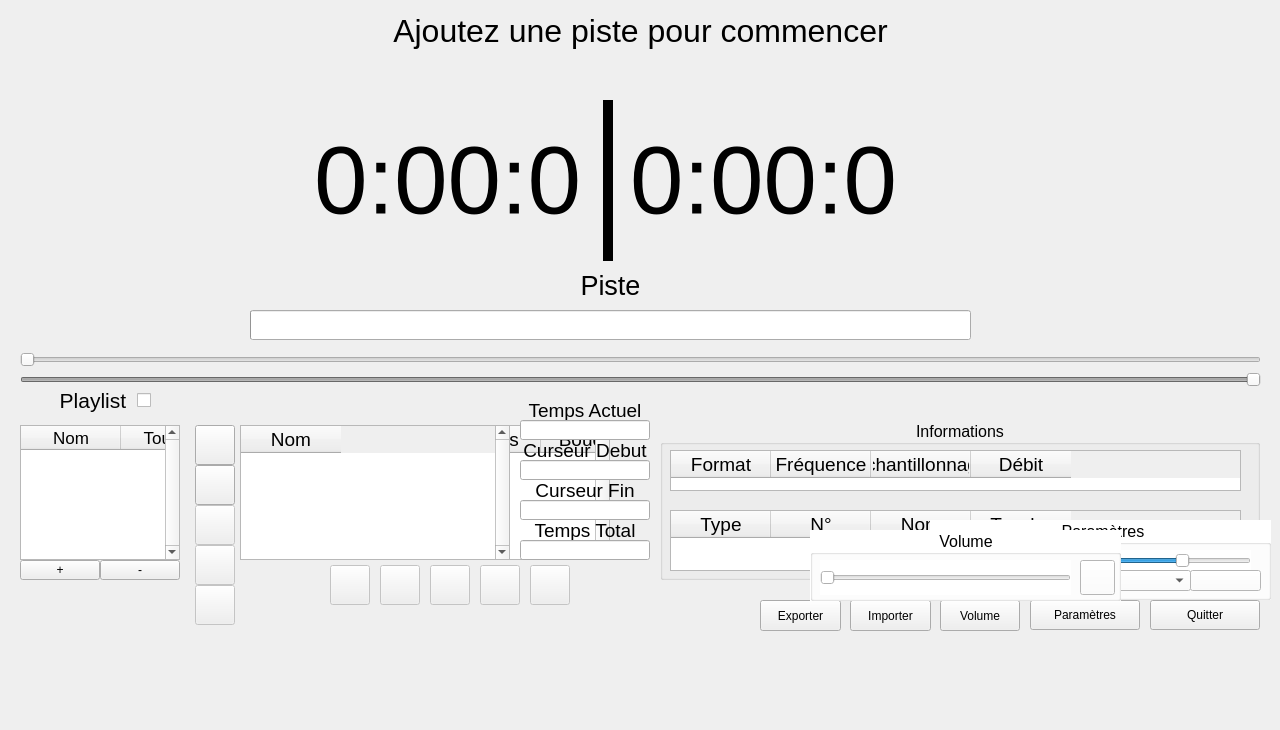
<?xml version="1.0" encoding="UTF-8"?>
<ui version="4.0">
 <class>MainWindow</class>
 <widget class="QMainWindow" name="MainWindow">
  <property name="geometry">
   <rect>
    <x>0</x>
    <y>0</y>
    <width>1280</width>
    <height>730</height>
   </rect>
  </property>
  <property name="minimumSize">
   <size>
    <width>1280</width>
    <height>730</height>
   </size>
  </property>
  <property name="maximumSize">
   <size>
    <width>16777215</width>
    <height>16777215</height>
   </size>
  </property>
  <property name="windowTitle">
   <string>Audio Boucler v1.03</string>
  </property>
  <widget class="QWidget" name="centralWidget">
   <widget class="QPushButton" name="pushButton_Lecture">
    <property name="enabled">
     <bool>false</bool>
    </property>
    <property name="geometry">
     <rect>
      <x>380</x>
      <y>565</y>
      <width>40</width>
      <height>40</height>
     </rect>
    </property>
    <property name="toolTip">
     <string>Lecture</string>
    </property>
    <property name="text">
     <string/>
    </property>
    <property name="icon">
     <iconset resource="application.qrc">
      <normaloff>:/Icon/Play.png</normaloff>:/Icon/Play.png</iconset>
    </property>
    <property name="iconSize">
     <size>
      <width>20</width>
      <height>20</height>
     </size>
    </property>
   </widget>
   <widget class="QPushButton" name="pushButton_Ajouter">
    <property name="geometry">
     <rect>
      <x>195</x>
      <y>425</y>
      <width>40</width>
      <height>40</height>
     </rect>
    </property>
    <property name="toolTip">
     <string>Ajouter des pistes</string>
    </property>
    <property name="text">
     <string/>
    </property>
    <property name="icon">
     <iconset resource="application.qrc">
      <normaloff>:/Icon/Ajout musique.png</normaloff>:/Icon/Ajout musique.png</iconset>
    </property>
    <property name="iconSize">
     <size>
      <width>30</width>
      <height>30</height>
     </size>
    </property>
   </widget>
   <widget class="QPushButton" name="pushButton_Quitter">
    <property name="geometry">
     <rect>
      <x>1150</x>
      <y>600</y>
      <width>110</width>
      <height>30</height>
     </rect>
    </property>
    <property name="toolTip">
     <string>Quitter</string>
    </property>
    <property name="text">
     <string>Quitter</string>
    </property>
   </widget>
   <widget class="QGroupBox" name="groupBox_Informations">
    <property name="geometry">
     <rect>
      <x>660</x>
      <y>420</y>
      <width>600</width>
      <height>160</height>
     </rect>
    </property>
    <property name="font">
     <font>
      <pointsize>12</pointsize>
     </font>
    </property>
    <property name="title">
     <string>Informations</string>
    </property>
    <property name="alignment">
     <set>Qt::AlignCenter</set>
    </property>
    <widget class="QTableWidget" name="tableWidget_Info">
     <property name="geometry">
      <rect>
       <x>10</x>
       <y>30</y>
       <width>571</width>
       <height>41</height>
      </rect>
     </property>
     <property name="font">
      <font>
       <pointsize>14</pointsize>
      </font>
     </property>
     <property name="verticalScrollBarPolicy">
      <enum>Qt::ScrollBarAlwaysOff</enum>
     </property>
     <property name="horizontalScrollBarPolicy">
      <enum>Qt::ScrollBarAlwaysOff</enum>
     </property>
     <property name="editTriggers">
      <set>QAbstractItemView::NoEditTriggers</set>
     </property>
     <property name="selectionMode">
      <enum>QAbstractItemView::NoSelection</enum>
     </property>
     <column>
      <property name="text">
       <string>Format</string>
      </property>
     </column>
     <column>
      <property name="text">
       <string>Fréquence</string>
      </property>
     </column>
     <column>
      <property name="text">
       <string>Echantillonnage</string>
      </property>
     </column>
     <column>
      <property name="text">
       <string>Débit</string>
      </property>
     </column>
    </widget>
    <widget class="QTableWidget" name="tableWidget_Touches">
     <property name="geometry">
      <rect>
       <x>10</x>
       <y>90</y>
       <width>571</width>
       <height>61</height>
      </rect>
     </property>
     <property name="font">
      <font>
       <pointsize>14</pointsize>
      </font>
     </property>
     <property name="horizontalScrollBarPolicy">
      <enum>Qt::ScrollBarAlwaysOff</enum>
     </property>
     <property name="editTriggers">
      <set>QAbstractItemView::NoEditTriggers</set>
     </property>
     <property name="selectionMode">
      <enum>QAbstractItemView::NoSelection</enum>
     </property>
     <attribute name="horizontalHeaderHighlightSections">
      <bool>false</bool>
     </attribute>
     <column>
      <property name="text">
       <string>Type</string>
      </property>
     </column>
     <column>
      <property name="text">
       <string>N°</string>
      </property>
     </column>
     <column>
      <property name="text">
       <string>Nom</string>
      </property>
     </column>
     <column>
      <property name="text">
       <string>Touche</string>
      </property>
     </column>
    </widget>
    <zorder>tableWidget_Touches</zorder>
    <zorder>tableWidget_Info</zorder>
   </widget>
   <widget class="QPushButton" name="pushButton_Stop">
    <property name="enabled">
     <bool>false</bool>
    </property>
    <property name="geometry">
     <rect>
      <x>480</x>
      <y>565</y>
      <width>40</width>
      <height>40</height>
     </rect>
    </property>
    <property name="toolTip">
     <string>Stop</string>
    </property>
    <property name="text">
     <string/>
    </property>
    <property name="icon">
     <iconset resource="application.qrc">
      <normaloff>:/Icon/Stop.png</normaloff>:/Icon/Stop.png</iconset>
    </property>
    <property name="iconSize">
     <size>
      <width>20</width>
      <height>20</height>
     </size>
    </property>
   </widget>
   <widget class="QLabel" name="label_Titre">
    <property name="geometry">
     <rect>
      <x>0</x>
      <y>0</y>
      <width>1281</width>
      <height>61</height>
     </rect>
    </property>
    <property name="font">
     <font>
      <pointsize>24</pointsize>
     </font>
    </property>
    <property name="text">
     <string>Ajoutez une piste pour commencer</string>
    </property>
    <property name="alignment">
     <set>Qt::AlignCenter</set>
    </property>
   </widget>
   <widget class="QSlider" name="horizontalSlider_debut">
    <property name="enabled">
     <bool>false</bool>
    </property>
    <property name="geometry">
     <rect>
      <x>20</x>
      <y>350</y>
      <width>1241</width>
      <height>20</height>
     </rect>
    </property>
    <property name="minimum">
     <number>0</number>
    </property>
    <property name="maximum">
     <number>10000</number>
    </property>
    <property name="orientation">
     <enum>Qt::Horizontal</enum>
    </property>
   </widget>
   <widget class="QSlider" name="horizontalSlider_fin">
    <property name="enabled">
     <bool>false</bool>
    </property>
    <property name="geometry">
     <rect>
      <x>20</x>
      <y>370</y>
      <width>1241</width>
      <height>20</height>
     </rect>
    </property>
    <property name="minimum">
     <number>0</number>
    </property>
    <property name="maximum">
     <number>10000</number>
    </property>
    <property name="value">
     <number>10000</number>
    </property>
    <property name="orientation">
     <enum>Qt::Horizontal</enum>
    </property>
   </widget>
   <widget class="QTableWidget" name="tableWidget_Pistes">
    <property name="geometry">
     <rect>
      <x>240</x>
      <y>425</y>
      <width>370</width>
      <height>135</height>
     </rect>
    </property>
    <property name="font">
     <font>
      <pointsize>14</pointsize>
     </font>
    </property>
    <property name="verticalScrollBarPolicy">
     <enum>Qt::ScrollBarAlwaysOn</enum>
    </property>
    <property name="horizontalScrollBarPolicy">
     <enum>Qt::ScrollBarAlwaysOff</enum>
    </property>
    <property name="cornerButtonEnabled">
     <bool>false</bool>
    </property>
    <attribute name="horizontalHeaderHighlightSections">
     <bool>false</bool>
    </attribute>
    <column>
     <property name="text">
      <string>Nom</string>
     </property>
    </column>
    <column>
     <property name="text">
      <string>Touche</string>
     </property>
    </column>
    <column>
     <property name="text">
      <string>Temps</string>
     </property>
    </column>
    <column>
     <property name="text">
      <string>Boucler</string>
     </property>
    </column>
   </widget>
   <widget class="QPushButton" name="pushButton_Supprimer">
    <property name="enabled">
     <bool>false</bool>
    </property>
    <property name="geometry">
     <rect>
      <x>195</x>
      <y>585</y>
      <width>40</width>
      <height>40</height>
     </rect>
    </property>
    <property name="toolTip">
     <string>Supprimer</string>
    </property>
    <property name="text">
     <string/>
    </property>
    <property name="icon">
     <iconset resource="application.qrc">
      <normaloff>:/Icon/Supprimer.png</normaloff>:/Icon/Supprimer.png</iconset>
    </property>
    <property name="iconSize">
     <size>
      <width>30</width>
      <height>30</height>
     </size>
    </property>
   </widget>
   <widget class="QWidget" name="widget_G" native="true">
    <property name="geometry">
     <rect>
      <x>10</x>
      <y>60</y>
      <width>0</width>
      <height>280</height>
     </rect>
    </property>
    <property name="styleSheet">
     <string notr="true">background-color: grey;</string>
    </property>
   </widget>
   <widget class="QWidget" name="widget_D" native="true">
    <property name="geometry">
     <rect>
      <x>1260</x>
      <y>70</y>
      <width>0</width>
      <height>280</height>
     </rect>
    </property>
    <property name="styleSheet">
     <string notr="true">background-color: grey;</string>
    </property>
   </widget>
   <widget class="QPushButton" name="pushButton_Monter">
    <property name="enabled">
     <bool>false</bool>
    </property>
    <property name="geometry">
     <rect>
      <x>195</x>
      <y>505</y>
      <width>40</width>
      <height>40</height>
     </rect>
    </property>
    <property name="toolTip">
     <string>Monter la piste</string>
    </property>
    <property name="text">
     <string/>
    </property>
    <property name="icon">
     <iconset resource="application.qrc">
      <normaloff>:/Icon/Monter.png</normaloff>:/Icon/Monter.png</iconset>
    </property>
    <property name="iconSize">
     <size>
      <width>25</width>
      <height>25</height>
     </size>
    </property>
   </widget>
   <widget class="QPushButton" name="pushButton_Descendre">
    <property name="enabled">
     <bool>false</bool>
    </property>
    <property name="geometry">
     <rect>
      <x>195</x>
      <y>545</y>
      <width>40</width>
      <height>40</height>
     </rect>
    </property>
    <property name="toolTip">
     <string>Descendre la piste</string>
    </property>
    <property name="text">
     <string/>
    </property>
    <property name="icon">
     <iconset resource="application.qrc">
      <normaloff>:/Icon/Descendre.png</normaloff>:/Icon/Descendre.png</iconset>
    </property>
    <property name="iconSize">
     <size>
      <width>25</width>
      <height>25</height>
     </size>
    </property>
   </widget>
   <widget class="QTableWidget" name="tableWidget_Playlist">
    <property name="geometry">
     <rect>
      <x>20</x>
      <y>425</y>
      <width>160</width>
      <height>135</height>
     </rect>
    </property>
    <property name="font">
     <font>
      <pointsize>13</pointsize>
     </font>
    </property>
    <property name="verticalScrollBarPolicy">
     <enum>Qt::ScrollBarAlwaysOn</enum>
    </property>
    <property name="horizontalScrollBarPolicy">
     <enum>Qt::ScrollBarAlwaysOff</enum>
    </property>
    <column>
     <property name="text">
      <string>Nom</string>
     </property>
    </column>
    <column>
     <property name="text">
      <string>Touche</string>
     </property>
    </column>
    <column>
     <property name="text">
      <string>Boucler</string>
     </property>
    </column>
   </widget>
   <widget class="QPushButton" name="pushButton_nouvellePlaylist">
    <property name="geometry">
     <rect>
      <x>20</x>
      <y>560</y>
      <width>80</width>
      <height>20</height>
     </rect>
    </property>
    <property name="toolTip">
     <string>Ajouter une playlist</string>
    </property>
    <property name="text">
     <string>+</string>
    </property>
   </widget>
   <widget class="QPushButton" name="pushButton_Precedent">
    <property name="enabled">
     <bool>false</bool>
    </property>
    <property name="geometry">
     <rect>
      <x>330</x>
      <y>565</y>
      <width>40</width>
      <height>40</height>
     </rect>
    </property>
    <property name="toolTip">
     <string>Précédent</string>
    </property>
    <property name="text">
     <string/>
    </property>
    <property name="icon">
     <iconset resource="application.qrc">
      <normaloff>:/Icon/Précédent.png</normaloff>:/Icon/Précédent.png</iconset>
    </property>
    <property name="iconSize">
     <size>
      <width>20</width>
      <height>20</height>
     </size>
    </property>
   </widget>
   <widget class="QPushButton" name="pushButton_Suivant">
    <property name="enabled">
     <bool>false</bool>
    </property>
    <property name="geometry">
     <rect>
      <x>530</x>
      <y>565</y>
      <width>40</width>
      <height>40</height>
     </rect>
    </property>
    <property name="toolTip">
     <string>Suivant</string>
    </property>
    <property name="text">
     <string/>
    </property>
    <property name="icon">
     <iconset resource="application.qrc">
      <normaloff>:/Icon/Suivant.png</normaloff>:/Icon/Suivant.png</iconset>
    </property>
    <property name="iconSize">
     <size>
      <width>20</width>
      <height>20</height>
     </size>
    </property>
   </widget>
   <widget class="QLabel" name="label_tempsActuel">
    <property name="geometry">
     <rect>
      <x>520</x>
      <y>400</y>
      <width>130</width>
      <height>20</height>
     </rect>
    </property>
    <property name="font">
     <font>
      <pointsize>14</pointsize>
     </font>
    </property>
    <property name="text">
     <string>Temps Actuel</string>
    </property>
    <property name="alignment">
     <set>Qt::AlignCenter</set>
    </property>
   </widget>
   <widget class="QLabel" name="label_cursDebut">
    <property name="geometry">
     <rect>
      <x>520</x>
      <y>440</y>
      <width>130</width>
      <height>20</height>
     </rect>
    </property>
    <property name="font">
     <font>
      <pointsize>14</pointsize>
     </font>
    </property>
    <property name="text">
     <string>Curseur Debut</string>
    </property>
    <property name="alignment">
     <set>Qt::AlignCenter</set>
    </property>
   </widget>
   <widget class="QLabel" name="label_cursFin">
    <property name="geometry">
     <rect>
      <x>520</x>
      <y>480</y>
      <width>130</width>
      <height>20</height>
     </rect>
    </property>
    <property name="font">
     <font>
      <pointsize>14</pointsize>
     </font>
    </property>
    <property name="text">
     <string>Curseur Fin</string>
    </property>
    <property name="alignment">
     <set>Qt::AlignCenter</set>
    </property>
   </widget>
   <widget class="QLabel" name="label_tempsTotal">
    <property name="geometry">
     <rect>
      <x>520</x>
      <y>520</y>
      <width>130</width>
      <height>20</height>
     </rect>
    </property>
    <property name="font">
     <font>
      <pointsize>14</pointsize>
     </font>
    </property>
    <property name="text">
     <string>Temps Total</string>
    </property>
    <property name="alignment">
     <set>Qt::AlignCenter</set>
    </property>
   </widget>
   <widget class="QPushButton" name="pushButton_supprimerPlaylist">
    <property name="geometry">
     <rect>
      <x>100</x>
      <y>560</y>
      <width>80</width>
      <height>20</height>
     </rect>
    </property>
    <property name="toolTip">
     <string>Supprimer la playlist</string>
    </property>
    <property name="text">
     <string>-</string>
    </property>
   </widget>
   <widget class="QPushButton" name="pushButton_AjouterDossier">
    <property name="geometry">
     <rect>
      <x>195</x>
      <y>465</y>
      <width>40</width>
      <height>40</height>
     </rect>
    </property>
    <property name="toolTip">
     <string>Ajouter un dossier</string>
    </property>
    <property name="text">
     <string/>
    </property>
    <property name="icon">
     <iconset resource="application.qrc">
      <normaloff>:/Icon/Ajout dossier musique.png</normaloff>:/Icon/Ajout dossier musique.png</iconset>
    </property>
    <property name="iconSize">
     <size>
      <width>30</width>
      <height>30</height>
     </size>
    </property>
   </widget>
   <widget class="QPushButton" name="pushButton_Pause">
    <property name="enabled">
     <bool>false</bool>
    </property>
    <property name="geometry">
     <rect>
      <x>430</x>
      <y>565</y>
      <width>40</width>
      <height>40</height>
     </rect>
    </property>
    <property name="toolTip">
     <string>Pause</string>
    </property>
    <property name="text">
     <string/>
    </property>
    <property name="icon">
     <iconset resource="application.qrc">
      <normaloff>:/Icon/Pause.png</normaloff>:/Icon/Pause.png</iconset>
    </property>
    <property name="iconSize">
     <size>
      <width>20</width>
      <height>20</height>
     </size>
    </property>
   </widget>
   <widget class="QCheckBox" name="checkBox_Playlist">
    <property name="geometry">
     <rect>
      <x>30</x>
      <y>385</y>
      <width>121</width>
      <height>31</height>
     </rect>
    </property>
    <property name="font">
     <font>
      <pointsize>16</pointsize>
     </font>
    </property>
    <property name="layoutDirection">
     <enum>Qt::RightToLeft</enum>
    </property>
    <property name="text">
     <string>Playlist </string>
    </property>
   </widget>
   <widget class="QPushButton" name="pushButton_Parametres">
    <property name="geometry">
     <rect>
      <x>1030</x>
      <y>600</y>
      <width>110</width>
      <height>30</height>
     </rect>
    </property>
    <property name="toolTip">
     <string>Paramètres</string>
    </property>
    <property name="text">
     <string>Paramètres</string>
    </property>
   </widget>
   <widget class="QGroupBox" name="groupBox_Parametres">
    <property name="geometry">
     <rect>
      <x>930</x>
      <y>520</y>
      <width>341</width>
      <height>80</height>
     </rect>
    </property>
    <property name="font">
     <font>
      <pointsize>12</pointsize>
     </font>
    </property>
    <property name="styleSheet">
     <string notr="true">background-color: white;</string>
    </property>
    <property name="title">
     <string>Paramètres</string>
    </property>
    <property name="alignment">
     <set>Qt::AlignCenter</set>
    </property>
    <widget class="QLabel" name="label_Opacite">
     <property name="geometry">
      <rect>
       <x>10</x>
       <y>30</y>
       <width>71</width>
       <height>21</height>
      </rect>
     </property>
     <property name="font">
      <font>
       <pointsize>10</pointsize>
      </font>
     </property>
     <property name="text">
      <string>Opacité :</string>
     </property>
    </widget>
    <widget class="QSlider" name="horizontalSlider_Opacite">
     <property name="geometry">
      <rect>
       <x>60</x>
       <y>30</y>
       <width>261</width>
       <height>21</height>
      </rect>
     </property>
     <property name="font">
      <font>
       <pointsize>10</pointsize>
      </font>
     </property>
     <property name="maximum">
      <number>100</number>
     </property>
     <property name="value">
      <number>75</number>
     </property>
     <property name="sliderPosition">
      <number>75</number>
     </property>
     <property name="orientation">
      <enum>Qt::Horizontal</enum>
     </property>
    </widget>
    <widget class="QLabel" name="label_Output">
     <property name="geometry">
      <rect>
       <x>10</x>
       <y>50</y>
       <width>41</width>
       <height>21</height>
      </rect>
     </property>
     <property name="font">
      <font>
       <pointsize>10</pointsize>
      </font>
     </property>
     <property name="text">
      <string>Sortie:</string>
     </property>
    </widget>
    <widget class="QComboBox" name="comboBox_Output">
     <property name="geometry">
      <rect>
       <x>50</x>
       <y>50</y>
       <width>211</width>
       <height>21</height>
      </rect>
     </property>
     <property name="font">
      <font>
       <pointsize>10</pointsize>
      </font>
     </property>
    </widget>
    <widget class="QPushButton" name="pushButton_ActualiserOutput">
     <property name="geometry">
      <rect>
       <x>260</x>
       <y>50</y>
       <width>71</width>
       <height>21</height>
      </rect>
     </property>
     <property name="font">
      <font>
       <pointsize>10</pointsize>
      </font>
     </property>
     <property name="toolTip">
      <string>Actualiser</string>
     </property>
     <property name="text">
      <string/>
     </property>
     <property name="icon">
      <iconset resource="application.qrc">
       <normaloff>:/Icon/Boucle.png</normaloff>:/Icon/Boucle.png</iconset>
     </property>
    </widget>
   </widget>
   <widget class="QTableWidget" name="tableWidget_PistesPlaylist">
    <property name="geometry">
     <rect>
      <x>240</x>
      <y>425</y>
      <width>270</width>
      <height>135</height>
     </rect>
    </property>
    <property name="font">
     <font>
      <pointsize>14</pointsize>
     </font>
    </property>
    <property name="verticalScrollBarPolicy">
     <enum>Qt::ScrollBarAlwaysOn</enum>
    </property>
    <property name="horizontalScrollBarPolicy">
     <enum>Qt::ScrollBarAlwaysOff</enum>
    </property>
    <column>
     <property name="text">
      <string>Nom</string>
     </property>
    </column>
   </widget>
   <widget class="QPushButton" name="pushButton_Exporter">
    <property name="geometry">
     <rect>
      <x>760</x>
      <y>600</y>
      <width>81</width>
      <height>31</height>
     </rect>
    </property>
    <property name="toolTip">
     <string>Exporter</string>
    </property>
    <property name="text">
     <string>Exporter</string>
    </property>
    <property name="icon">
     <iconset resource="application.qrc">
      <normaloff>:/Icon/Export.png</normaloff>:/Icon/Export.png</iconset>
    </property>
    <property name="iconSize">
     <size>
      <width>30</width>
      <height>30</height>
     </size>
    </property>
   </widget>
   <widget class="QPushButton" name="pushButton_Importer">
    <property name="geometry">
     <rect>
      <x>850</x>
      <y>600</y>
      <width>81</width>
      <height>31</height>
     </rect>
    </property>
    <property name="toolTip">
     <string>Importer</string>
    </property>
    <property name="text">
     <string>Importer</string>
    </property>
    <property name="icon">
     <iconset resource="application.qrc">
      <normaloff>:/Icon/Import.png</normaloff>:/Icon/Import.png</iconset>
    </property>
    <property name="iconSize">
     <size>
      <width>30</width>
      <height>30</height>
     </size>
    </property>
   </widget>
   <widget class="QLineEdit" name="lineEdit_tempsTotal">
    <property name="geometry">
     <rect>
      <x>520</x>
      <y>540</y>
      <width>130</width>
      <height>20</height>
     </rect>
    </property>
    <property name="font">
     <font>
      <pointsize>14</pointsize>
     </font>
    </property>
    <property name="alignment">
     <set>Qt::AlignCenter</set>
    </property>
    <property name="readOnly">
     <bool>true</bool>
    </property>
   </widget>
   <widget class="QLineEdit" name="lineEdit_tempsActuel">
    <property name="geometry">
     <rect>
      <x>520</x>
      <y>420</y>
      <width>130</width>
      <height>20</height>
     </rect>
    </property>
    <property name="font">
     <font>
      <pointsize>14</pointsize>
     </font>
    </property>
    <property name="alignment">
     <set>Qt::AlignCenter</set>
    </property>
    <property name="readOnly">
     <bool>true</bool>
    </property>
   </widget>
   <widget class="QLineEdit" name="lineEdit_cursDebut">
    <property name="geometry">
     <rect>
      <x>520</x>
      <y>460</y>
      <width>130</width>
      <height>20</height>
     </rect>
    </property>
    <property name="font">
     <font>
      <pointsize>14</pointsize>
     </font>
    </property>
    <property name="alignment">
     <set>Qt::AlignCenter</set>
    </property>
   </widget>
   <widget class="QLineEdit" name="lineEdit_cursFin">
    <property name="geometry">
     <rect>
      <x>520</x>
      <y>500</y>
      <width>130</width>
      <height>20</height>
     </rect>
    </property>
    <property name="font">
     <font>
      <pointsize>14</pointsize>
     </font>
    </property>
    <property name="alignment">
     <set>Qt::AlignCenter</set>
    </property>
   </widget>
   <widget class="QPushButton" name="pushButton_volume">
    <property name="geometry">
     <rect>
      <x>940</x>
      <y>600</y>
      <width>80</width>
      <height>31</height>
     </rect>
    </property>
    <property name="toolTip">
     <string>Volume</string>
    </property>
    <property name="text">
     <string>Volume</string>
    </property>
    <property name="icon">
     <iconset resource="application.qrc">
      <normaloff>:/Icon/Haut-parleur son.png</normaloff>:/Icon/Haut-parleur son.png</iconset>
    </property>
    <property name="iconSize">
     <size>
      <width>30</width>
      <height>30</height>
     </size>
    </property>
   </widget>
   <widget class="QGroupBox" name="groupBox_volume">
    <property name="geometry">
     <rect>
      <x>810</x>
      <y>530</y>
      <width>311</width>
      <height>71</height>
     </rect>
    </property>
    <property name="font">
     <font>
      <pointsize>12</pointsize>
     </font>
    </property>
    <property name="styleSheet">
     <string notr="true">background-color: white;</string>
    </property>
    <property name="title">
     <string>Volume</string>
    </property>
    <property name="alignment">
     <set>Qt::AlignCenter</set>
    </property>
    <widget class="QSlider" name="horizontalSlider_Volume">
     <property name="geometry">
      <rect>
       <x>10</x>
       <y>30</y>
       <width>251</width>
       <height>35</height>
      </rect>
     </property>
     <property name="maximum">
      <number>100</number>
     </property>
     <property name="value">
      <number>0</number>
     </property>
     <property name="orientation">
      <enum>Qt::Horizontal</enum>
     </property>
    </widget>
    <widget class="QPushButton" name="pushButton_Muet">
     <property name="geometry">
      <rect>
       <x>270</x>
       <y>30</y>
       <width>35</width>
       <height>35</height>
      </rect>
     </property>
     <property name="toolTip">
      <string>Muet</string>
     </property>
     <property name="text">
      <string/>
     </property>
     <property name="icon">
      <iconset resource="application.qrc">
       <normaloff>:/Icon/Haut-parleur son.png</normaloff>:/Icon/Haut-parleur son.png</iconset>
     </property>
     <property name="iconSize">
      <size>
       <width>30</width>
       <height>30</height>
      </size>
     </property>
    </widget>
   </widget>
   <widget class="QLabel" name="label_tempsActuelPlaylist">
    <property name="geometry">
     <rect>
      <x>20</x>
      <y>100</y>
      <width>561</width>
      <height>161</height>
     </rect>
    </property>
    <property name="font">
     <font>
      <pointsize>72</pointsize>
     </font>
    </property>
    <property name="text">
     <string>0:00:0</string>
    </property>
    <property name="alignment">
     <set>Qt::AlignRight|Qt::AlignTrailing|Qt::AlignVCenter</set>
    </property>
   </widget>
   <widget class="Line" name="line_tempsPlaylist">
    <property name="geometry">
     <rect>
      <x>600</x>
      <y>100</y>
      <width>16</width>
      <height>161</height>
     </rect>
    </property>
    <property name="font">
     <font>
      <pointsize>8</pointsize>
     </font>
    </property>
    <property name="frameShadow">
     <enum>QFrame::Plain</enum>
    </property>
    <property name="lineWidth">
     <number>10</number>
    </property>
    <property name="orientation">
     <enum>Qt::Vertical</enum>
    </property>
   </widget>
   <widget class="QLabel" name="label_tempsTotalPlaylist">
    <property name="geometry">
     <rect>
      <x>630</x>
      <y>100</y>
      <width>561</width>
      <height>161</height>
     </rect>
    </property>
    <property name="font">
     <font>
      <pointsize>72</pointsize>
     </font>
    </property>
    <property name="text">
     <string>0:00:0</string>
    </property>
    <property name="alignment">
     <set>Qt::AlignLeading|Qt::AlignLeft|Qt::AlignVCenter</set>
    </property>
   </widget>
   <widget class="QLabel" name="label_titrePistePlaylist">
    <property name="geometry">
     <rect>
      <x>430</x>
      <y>260</y>
      <width>361</width>
      <height>51</height>
     </rect>
    </property>
    <property name="font">
     <font>
      <pointsize>20</pointsize>
     </font>
    </property>
    <property name="lineWidth">
     <number>1</number>
    </property>
    <property name="text">
     <string>Piste</string>
    </property>
    <property name="alignment">
     <set>Qt::AlignCenter</set>
    </property>
   </widget>
   <widget class="QProgressBar" name="progressBar_Playlist">
    <property name="geometry">
     <rect>
      <x>250</x>
      <y>310</y>
      <width>721</width>
      <height>30</height>
     </rect>
    </property>
    <property name="value">
     <number>0</number>
    </property>
    <property name="textVisible">
     <bool>false</bool>
    </property>
   </widget>
   <zorder>groupBox_Informations</zorder>
   <zorder>pushButton_Lecture</zorder>
   <zorder>pushButton_Ajouter</zorder>
   <zorder>pushButton_Quitter</zorder>
   <zorder>pushButton_Stop</zorder>
   <zorder>label_Titre</zorder>
   <zorder>horizontalSlider_debut</zorder>
   <zorder>horizontalSlider_fin</zorder>
   <zorder>tableWidget_Pistes</zorder>
   <zorder>pushButton_Supprimer</zorder>
   <zorder>widget_G</zorder>
   <zorder>widget_D</zorder>
   <zorder>pushButton_Monter</zorder>
   <zorder>pushButton_Descendre</zorder>
   <zorder>tableWidget_Playlist</zorder>
   <zorder>pushButton_nouvellePlaylist</zorder>
   <zorder>pushButton_Precedent</zorder>
   <zorder>pushButton_Suivant</zorder>
   <zorder>label_tempsActuel</zorder>
   <zorder>label_cursDebut</zorder>
   <zorder>label_cursFin</zorder>
   <zorder>label_tempsTotal</zorder>
   <zorder>pushButton_supprimerPlaylist</zorder>
   <zorder>pushButton_AjouterDossier</zorder>
   <zorder>pushButton_Pause</zorder>
   <zorder>checkBox_Playlist</zorder>
   <zorder>pushButton_Parametres</zorder>
   <zorder>groupBox_Parametres</zorder>
   <zorder>tableWidget_PistesPlaylist</zorder>
   <zorder>pushButton_Exporter</zorder>
   <zorder>pushButton_Importer</zorder>
   <zorder>lineEdit_tempsTotal</zorder>
   <zorder>lineEdit_tempsActuel</zorder>
   <zorder>lineEdit_cursDebut</zorder>
   <zorder>lineEdit_cursFin</zorder>
   <zorder>pushButton_volume</zorder>
   <zorder>groupBox_volume</zorder>
   <zorder>label_tempsActuelPlaylist</zorder>
   <zorder>line_tempsPlaylist</zorder>
   <zorder>label_tempsTotalPlaylist</zorder>
   <zorder>label_titrePistePlaylist</zorder>
   <zorder>progressBar_Playlist</zorder>
  </widget>
  <action name="actionOuvrir">
   <property name="text">
    <string>Ouvrir</string>
   </property>
  </action>
  <action name="actionOuvrir_2">
   <property name="text">
    <string>Ouvrir</string>
   </property>
  </action>
 </widget>
 <layoutdefault spacing="6" margin="11"/>
 <resources>
  <include location="application.qrc"/>
 </resources>
 <connections>
  <connection>
   <sender>pushButton_Quitter</sender>
   <signal>clicked()</signal>
   <receiver>MainWindow</receiver>
   <slot>close()</slot>
   <hints>
    <hint type="sourcelabel">
     <x>534</x>
     <y>742</y>
    </hint>
    <hint type="destinationlabel">
     <x>411</x>
     <y>416</y>
    </hint>
   </hints>
  </connection>
 </connections>
</ui>
